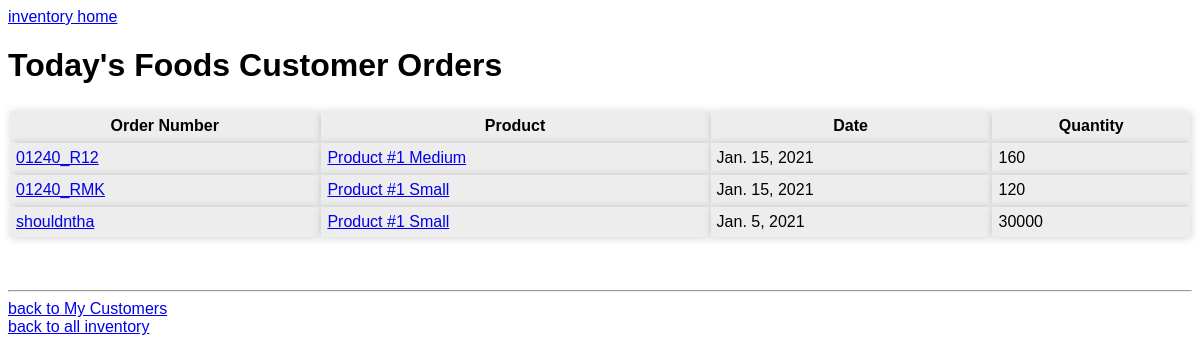
The page /customers/tf/customer_orders (signed in) on the database as committed earlier.
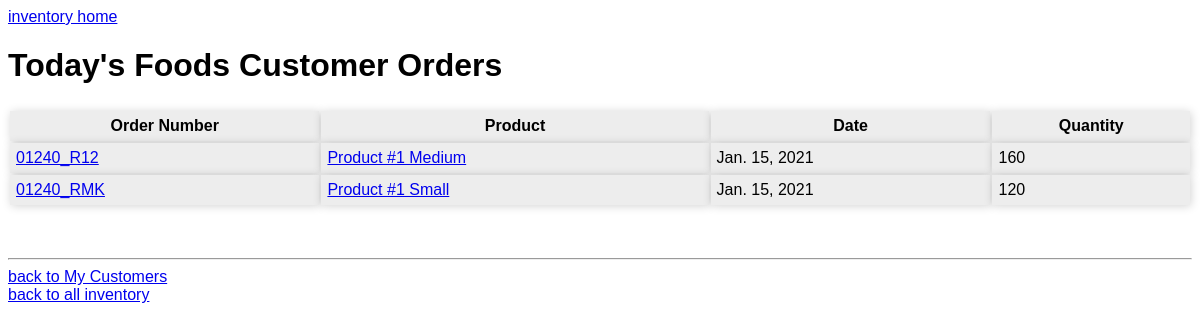
The same page on the database as committed later.
### inventory/models.py (models this page shows, shortened)
class CustomerOrder(models.Model):
    order_number = models.CharField(max_length=25)
    customer = models.ForeignKey(Customer, on_delete=models.PROTECT)
    product = models.ForeignKey(Product, on_delete=models.PROTECT)
    date = models.DateField(default=timezone.now)
    quantity = models.IntegerField()

class Product(models.Model):
    name = models.CharField(max_length=50)
    label = models.SlugField(max_length=50, null=True, unique=True)
    user = models.ForeignKey(User, on_delete=models.PROTECT, null=True)

### inventory/views.py (the view, shortened to what this page needs)
# urls.py: path('customers/<slug:customer>/customer_orders', CustomerCustomerOrderList.as_view(), name='customer_customer_orders'),
class CustomerCustomerOrderList(LoginRequiredMixin, UserPassesTestMixin, ListView):
    template_name = 'inventory/customer_customer_orders.html'
    def get_queryset(self):
        self.customer = get_object_or_404(Customer, label=self.kwargs['customer'])
        return CustomerOrder.objects.filter(
            customer=self.customer, product__user=self.request.user
            ).order_by('-date', 'product__name')
    def get_context_data(self, **kwargs):
        context = super().get_context_data(**kwargs)
        context['customer'] = self.customer
        return context
    def test_func(self):
        try:
            if self.get_queryset().first().customer.user == self.request.user:
                return True
            else:
                return False
        except AttributeError:
            return False

### inventory/templates/inventory/customer_customer_orders.html
{% extends "inventory/base.html" %}
{% block content %}
    <h1>
        {{ customer.name }} Customer Orders
    </h1>
    <table>
        <tr>
            <th>Order Number</th>
            <th>Product</th>
            <th>Date</th>
            <th>Quantity</th>
        </tr>
        {% for related_customer_order in object_list %}
        <tr>
            <td><a href="{% url 'inventory:customer_order_detail' related_customer_order.pk %}">{{ related_customer_order.order_number }}</a></td>
            <td><a href="{% url 'inventory:product_orders' related_customer_order.product.label %}">{{ related_customer_order.product.name }}</a></td>
            <td>{{ related_customer_order.date }}</td>
            <td>{{ related_customer_order.quantity }}</td>
        </tr>
        {% endfor %}
    </table>
    <br>
    <hr>
    <a href="{% url 'inventory:my_customers' %}">back to My Customers</a><br>
    <a href="{% url 'inventory:index' %}">back to all inventory</a>
{% endblock content %}

Rows that differ between the two databases and show on the page:
removed CustomerOrder: order_number "shouldntha", product.name "Product #1 Small", date "Jan. 5, 2021", quantity "30000"
